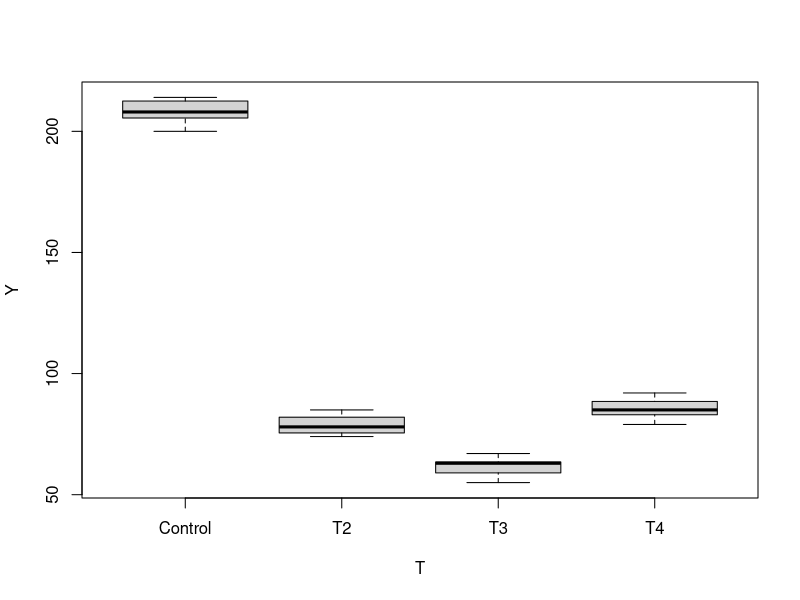
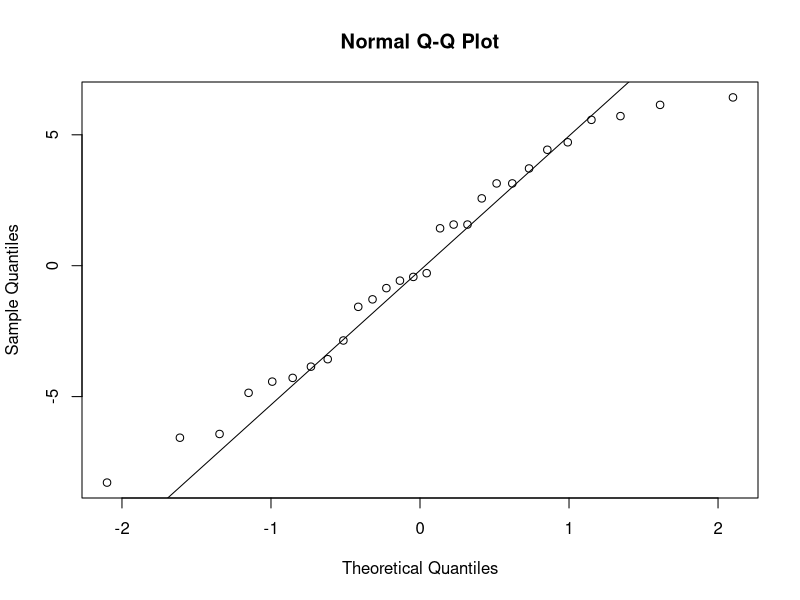
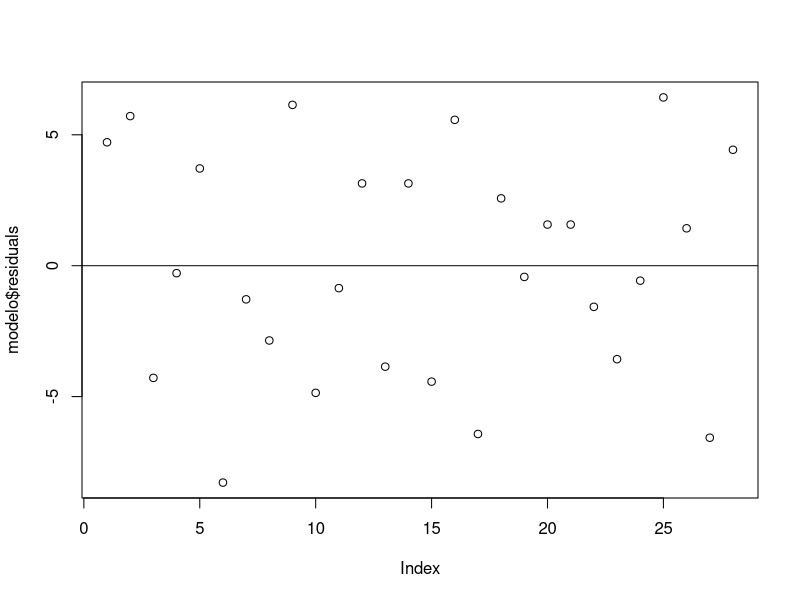
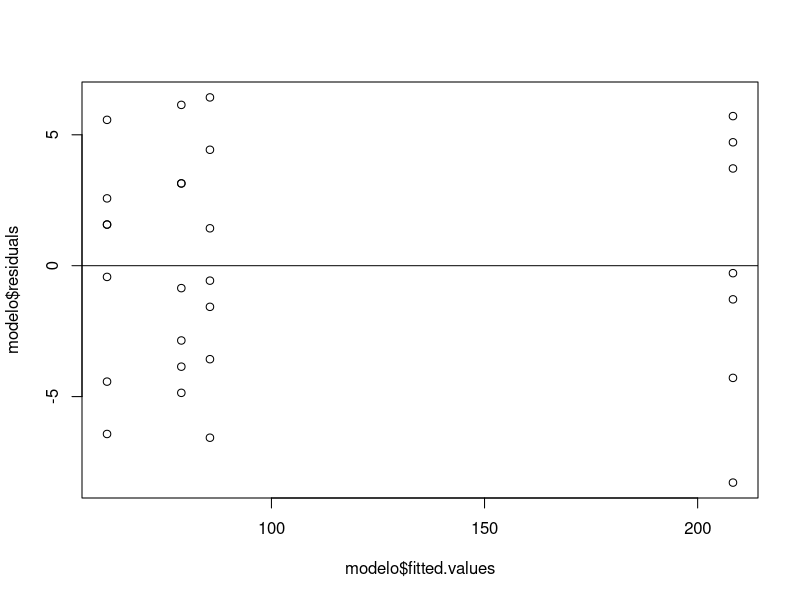

R code for these plots, in order:
setwd("C:/Users/Lesly Yaneth/Documents")
df=read.csv("problema 12.csv",sep = ";" )
df


df$T=factor(df$T)
str(df)

boxplot(Y~T,data=df)

modelo=aov(Y~T,data=df)
summary(modelo)

tk=TukeyHSD(modelo)
tk

qqnorm(modelo$residuals)
qqline(modelo$residuals)

shapiro.test(modelo$residuals)

library("car")
leveneTest(Y~T,data=df)


plot(modelo$residuals)
abline(h=0)

plot(modelo$fitted.values, modelo$residuals)
abline(h=0)